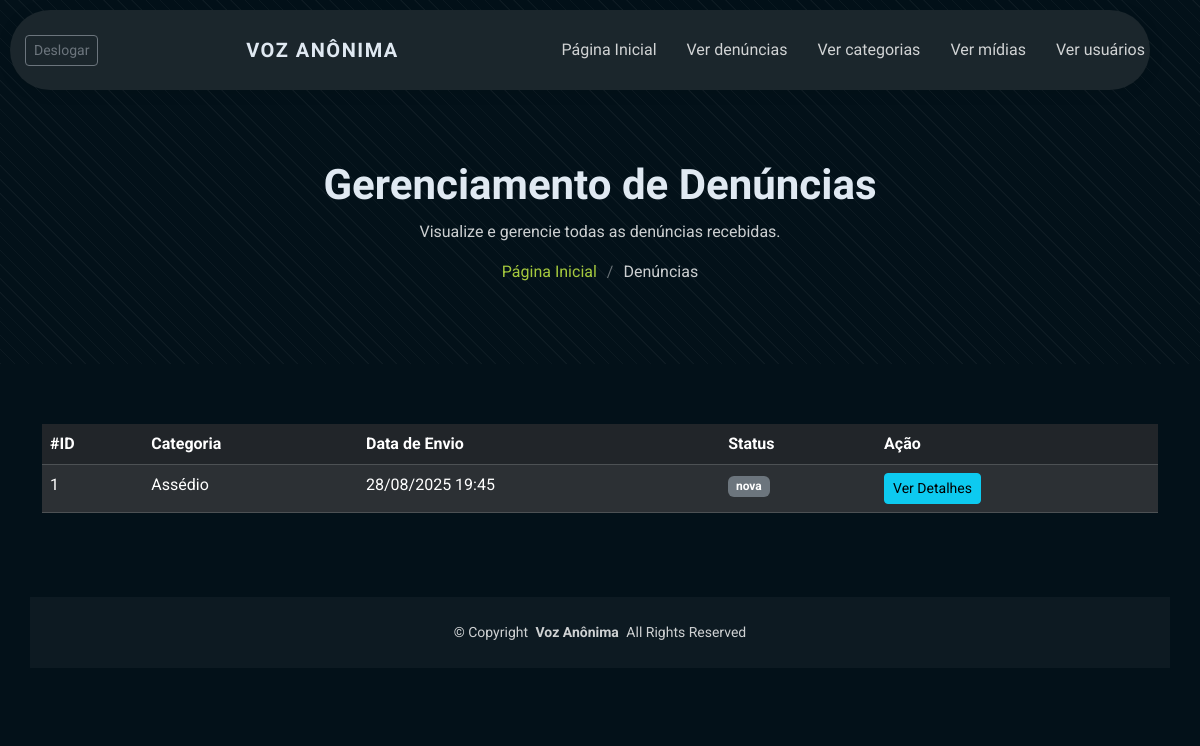
The page /denuncia/ (signed in) on the database as committed earlier.
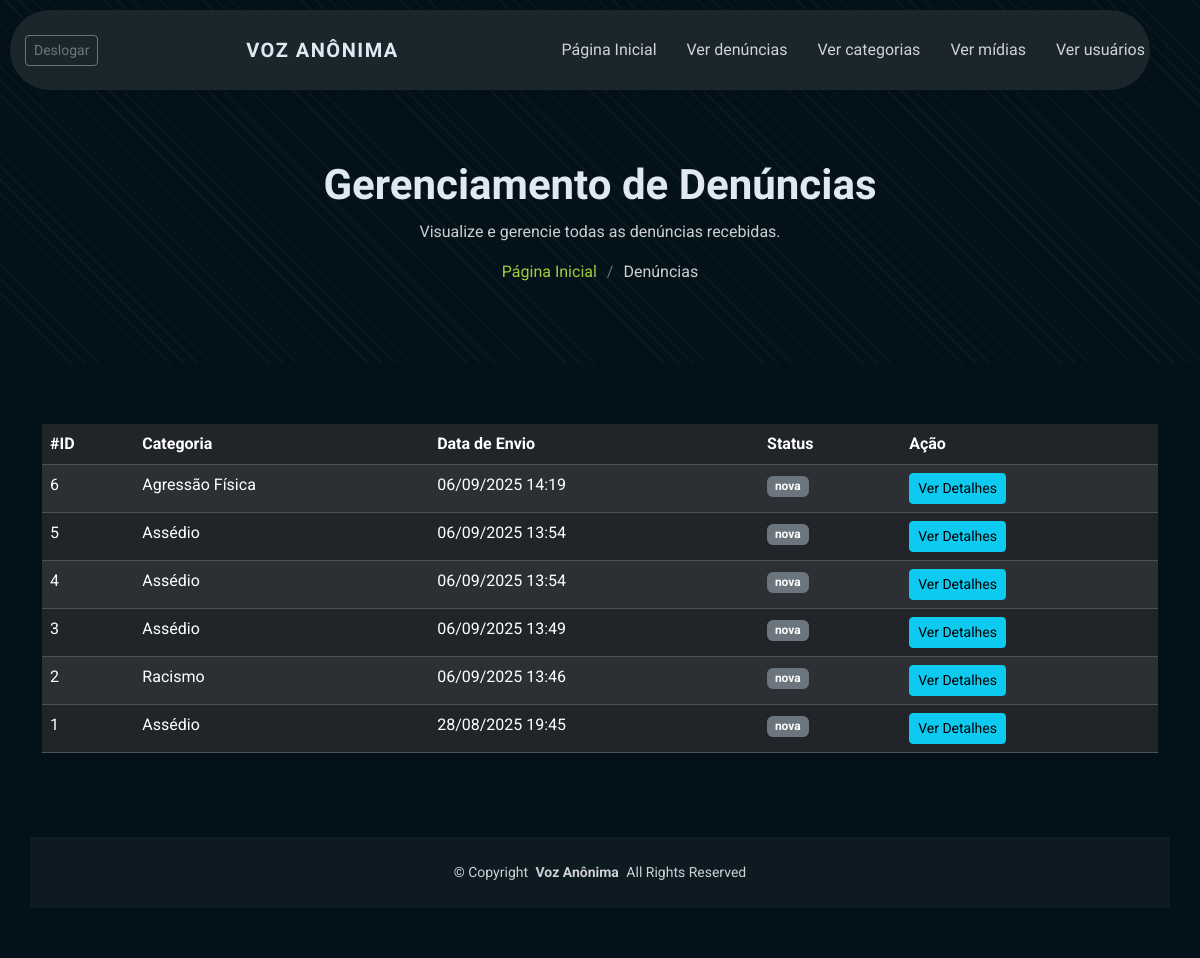
The same page on the database as committed later.
### denuncia/models.py (models this page shows, shortened)
class Denuncia(models.Model):
    STATUS_CHOICES = (
        ('recebida', 'Recebida'),
        ('em_andamento', 'Em Andamento'),
        ('finalizada', 'Finalizada'),
        ('arquivada', 'Arquivada'),
    )
    descricao = models.TextField()
    dt_envio = models.DateTimeField(auto_now_add=True)
    codigo_rastreamento = models.CharField(max_length=32, unique=True, blank=True, editable=False, help_text="Código único para o denunciante acompanhar o status.")
    status = models.CharField(max_length=20, choices=STATUS_CHOICES, default='nova')
    dt_ocorrido = models.DateTimeField(verbose_name="Data e Hora do Ocorrido")
    categoria = models.ForeignKey(Categoria, on_delete=models.CASCADE, related_name="denuncias")
    local = models.CharField(max_length=255)
    dt_fim = models.DateField(null=True, blank=True)
    envolvidos = models.TextField(blank=True, null=True, help_text="Descreva os envolvidos na denúncia, se houver.")
    desfecho = models.TextField(blank=True, null=True)
    recebido_por = models.ForeignKey(Usuario, on_delete=models.SET_NULL, blank=True, null=True, related_name="denuncias_recebidas")
    finalizado_por = models.ForeignKey(Usuario, on_delete=models.SET_NULL, blank=True, null=True, related_name="denuncias_finalizadas")

### categoria/models.py (models this page shows, shortened)
class Categoria(models.Model):
    nome = models.CharField(max_length=100, unique=True)

### denuncia/views.py (the view)
# urls.py: path('', views.listar_denuncia, name='listar_denuncia'),
@login_required
def listar_denuncia(request):
    denuncias = Denuncia.objects.all().order_by('-dt_envio')
    return render(request, 'denuncia/listar.html', {'denuncias': denuncias})

### templates/denuncia/listar.html
{% extends "base.html" %}
{% load static %}
{% block content %}
<div class="page-title" data-aos="fade">
  <div class="container position-relative">
    <h1>Gerenciamento de Denúncias</h1>
    <p>Visualize e gerencie todas as denúncias recebidas.</p>
    <nav class="breadcrumbs">
      <ol>
        <li><a href="{% url 'index' %}">Página Inicial</a></li>
        <li>Denúncias</li>
      </ol>
    </nav>
  </div>
</div><section class="section">
    <div class="container" data-aos="fade-up" data-aos-delay="100">
        <div class="table-responsive">
            <table class="table table-dark table-striped table-hover mb-0">
                <thead>
                    <tr>
                        <th>#ID</th>
                        <th>Categoria</th>
                        <th>Data de Envio</th>
                        <th>Status</th>
                        <th>Ação</th>
                    </tr>
                </thead>
                <tbody>
                    {% for denuncia in denuncias %}
                    <tr>
                        <td>{{ denuncia.id }}</td>
                        <td>{{ denuncia.categoria.nome }}</td>
                        <td>{{ denuncia.dt_envio|date:"d/m/Y H:i" }}</td>
                        <td>
                            <span class="badge
                                {% if denuncia.status == 'recebida' %}bg-primary
                                {% elif denuncia.status == 'em_andamento' %}bg-warning text-dark
                                {% elif denuncia.status == 'finalizada' %}bg-success
                                {% else %}bg-secondary{% endif %}">
                                {{ denuncia.get_status_display }}
                            </span>
                        </td>
                        <td>
                            <a href="{% url 'detalhar_denuncia' denuncia.id %}" class="btn btn-sm btn-info">Ver Detalhes</a>
                        </td>
                    </tr>
                    {% empty %}
                    <tr>
                        <td colspan="5" class="text-center p-4">Nenhuma denúncia recebida ainda.</td>
                    </tr>
                    {% endfor %}
                </tbody>
            </table>
        </div>
    </div>
</section>
{% endblock %}

### templates/base.html (shortened to what this page needs)
{% load static %}
<!DOCTYPE html>
<html lang="pt-br">
<head>
  <link href="{% static 'assets/vendor/bootstrap/css/bootstrap.min.css' %}" rel="stylesheet">
  <link href="{% static 'assets/vendor/bootstrap-icons/bootstrap-icons.css' %}" rel="stylesheet">
  <link href="{% static 'assets/vendor/aos/aos.css' %}" rel="stylesheet">
  <link href="{% static 'assets/vendor/swiper/swiper-bundle.min.css' %}" rel="stylesheet">
  <link href="{% static 'assets/vendor/glightbox/css/glightbox.min.css' %}" rel="stylesheet">
  <link href="{% static 'assets/css/main.css' %}" rel="stylesheet">
</head>
<body class="portfolio-details-page">
  <header id="header" class="header d-flex align-items-center fixed-top">
    <div class="header-container container-fluid container-xl position-relative d-flex align-items-center justify-content-between">
      <a href="{% url 'index' %}" class="logo d-flex align-items-center me-auto me-xl-0">
        <h1 class="sitename">Voz Anônima</h1>
      </a>
      <nav id="navmenu" class="navmenu">
        <ul>
          <li><a href="{% url 'index' %}">Página Inicial</a></li>
        {% if user.is_authenticated %}
          <li><a href="{% url 'listar_denuncia' %}">Ver denúncias</a></li>
          <li><a href="{% url 'listar_categorias' %}">Ver categorias</a></li>
          <li><a href="{% url 'listar_midias' %}">Ver mídias</a></li>
          <li><a href="{% url 'index_usuario' %}">Ver usuários</a></li>
        {% else %}
          <li><a href="{% url 'index' %}#funciona">Como Funciona</a></li>
          <li><a href="{% url 'index' %}#privacidade">Política de Privacidade</a></li>
          <li><a href="{% url 'consultar_denuncia' %}">Acompanhar Denúncia</a></li>
        {% endif %}
        </ul>
      </nav>
      <div class="d-flex align-items-center gap-2">
      {% if user.is_authenticated %}
        <form method="post" action="{% url 'logout' %}">
          <button type="submit" class="btn btn-outline-secondary btn-sm">Deslogar</button>
        </form>
      {% else %}
        <a class="btn-getstarted" href="{% url 'enviar_denuncia' %}">DENUNCIE!</a>
        <a href="{% url 'login' %}" class="btn btn-outline-secondary btn-sm" title="Área Administrativa">
          <i class="bi bi-shield-lock"></i> Área Administrativa
        </a>
      {% endif %}
      </div>
    </div>
  </header>
  <main class="main">
    {% block content %}
    {% endblock %}
  </main>
  <footer id="footer" class="footer">
    <div class="container copyright text-center mt-4">
      <p>© <span>Copyright</span> <strong class="px-1 sitename">Voz Anônima</strong> <span>All Rights Reserved</span></p>
    </div>
  </footer>
</body>
</html>

Rows that differ between the two databases and show on the page:
added Denuncia: id "6", categoria.nome "Agressão Física", dt_envio "06/09/2025 14:19", status "nova"
added Denuncia: id "5", categoria.nome "Assédio", dt_envio "06/09/2025 13:54", status "nova"
added Denuncia: id "4", categoria.nome "Assédio", dt_envio "06/09/2025 13:54", status "nova"
added Denuncia: id "3", categoria.nome "Assédio", dt_envio "06/09/2025 13:49", status "nova"
added Denuncia: id "2", categoria.nome "Racismo", dt_envio "06/09/2025 13:46", status "nova"
